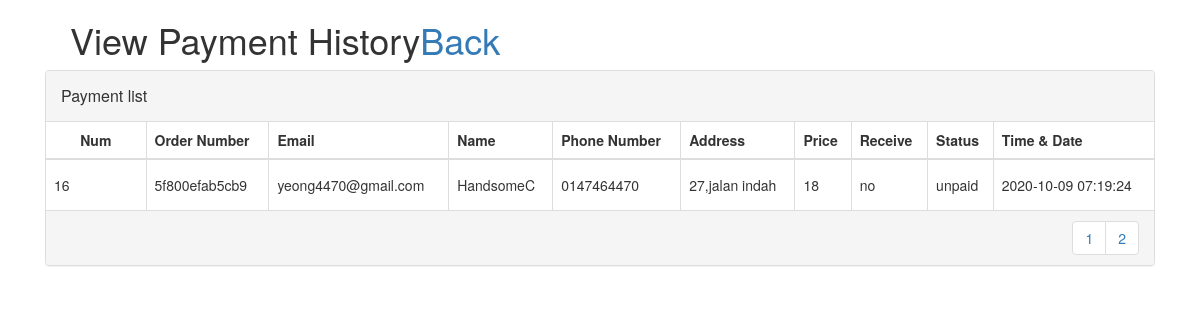
Screenshot of /Superadmin/viewPayhistory.php?page=2 with the database file from the repository.
### tables this page shows
CREATE TABLE `payment` (
  `id` int(11) NOT NULL,
  `order_id` varchar(255) NOT NULL,
  `email` varchar(255) NOT NULL,
  `Name` varchar(255) NOT NULL,
  `PhoneNo` varchar(255) NOT NULL,
  `Address` varchar(255) NOT NULL,
  `price` int(255) NOT NULL,
  `time_date` timestamp NOT NULL DEFAULT current_timestamp(),
  `payment_way` varchar(255) NOT NULL,
  `status` varchar(255) NOT NULL,
  `receive` varchar(255) NOT NULL
);

### Superadmin/viewPayhistory.php (the view, shortened to what this page needs)
<!DOCTYPE html>
<html>
<head>
    <link href="//maxcdn.bootstrapcdn.com/bootstrap/4.1.1/css/bootstrap.min.css" rel="stylesheet" id="bootstrap-css">
    <link href="//maxcdn.bootstrapcdn.com/bootstrap/3.3.0/css/bootstrap.min.css" rel="stylesheet" id="bootstrap-css">
    <link href="https://cdnjs.cloudflare.com/ajax/libs/font-awesome/4.4.0/css/font-awesome.min.css" rel='stylesheet' type='text/css'>
    <link href="../css/table.css" rel='stylesheet' type='text/css'>
</head>
<?php
require('../database/mysql.php');
$results_per_page = 6;
$sql='SELECT * FROM payment';
$result = mysqli_query($conn, $sql);
$number_of_results = mysqli_num_rows($result);
$number_of_pages = ceil($number_of_results/$results_per_page);
if (!isset($_GET['page'])) {
  $page = 1;
} else {
  $page = $_GET['page'];
}
$this_page_first_result = ($page-1)*$results_per_page;
$sql='SELECT * FROM payment LIMIT ' . $this_page_first_result . ',' .  $results_per_page;
$result = mysqli_query($conn, $sql);
?>
<div class="container">
    <div class="row">
    <h1> &nbsp;&nbsp;&nbsp;&nbsp;View Payment History</h1>
    <h1 style=" text-align: right;"><a href="view.php"  >Back</a></h1>
        <div class="col-md-12 col-md-offset-0">
            <div class="panel panel-default panel-table">
              <div class="panel-heading">
                <div class="row">
                  <div class="col col-xs-6">
                    <h3 class="panel-title">Payment list</h3>
                  </div>
                  <div class="col col-xs-6 text-right">
                  </div>
                </div>
              </div>
              <div class="panel-body">
                <table class="table  table-bordered table-list">
                  <thead>
                    <tr>
                        <th>Num</th>
                        <th>Order Number</th>
                        <th>Email</th>
                        <th>Name</th>
                        <th>Phone Number</th>
                        <th>Address</th>
                        <th>Price</th>
                        <th>Receive</th>
                        <th>Status</th>
                        <th>Time & Date</th>
                    </tr>
                  </thead>
                  <tbody>
                          <tr>
                          <?php
                   while($row = mysqli_fetch_array($result)) {
                          ?>
                            <td><?php echo $row['id'];?></td>
                            <td><?php echo $row['order_id'];?></td>
                            <td><?php echo $row['email'];?></td>
                            <td><?php echo $row['Name'];?></td>
                            <td><?php echo $row['PhoneNo'];?></td>
                            <td><?php echo $row['Address'];?></td>
                            <td><?php echo $row['price'];?></td>
                            <td><?php echo $row['receive'];?></td>
                            <td><?php echo $row['status'];?></td>
                            <td><?php echo $row['time_date'];?></td>
                        </tr>
                          <?php
                            }
                          ?>
                        </tbody>
                </table>
              </div>
              <div class="panel-footer">
                <div class="row">
                  <div class="col col-xs-4">
                  </div>
                  <div class="col col-xs-8">
                    <ul class="pagination hidden-xs pull-right">
                      <?php
                      for ($page=1;$page<=$number_of_pages;$page++) {
                        echo ' <li><a href="viewPayhistory.php?page=' . $page . '">' . $page . '</a> </li> ';}
                        ?>
                    </ul>
                  </div>
                </div>
              </div>
</div></div></div>
</html>

### css/table.css (style rules this page uses)
.panel-table .panel-body { padding:0; }
.panel-table .panel-body .table-bordered { border-style: none; margin:0; }
.panel-table .panel-body .table-bordered > thead > tr > th:first-of-type { text-align:center; width: 100px; }
.panel-table .panel-body .table-bordered > thead > tr > th:last-of-type, .panel-table .panel-body .table-bordered > tbody > tr > td:last-of-type { border-right: 0px; }
.panel-table .panel-body .table-bordered > thead > tr > th:first-of-type, .panel-table .panel-body .table-bordered > tbody > tr > td:first-of-type { border-left: 0px; }
.panel-table .panel-body .table-bordered > tbody > tr:first-of-type > td { border-bottom: 0px; }
.panel-table .panel-body .table-bordered > thead > tr:first-of-type > th { border-top: 0px; }
.panel-table .panel-footer .pagination { margin:0; }
.panel-table .panel-footer .col { line-height: 34px; height: 34px; }
.panel-table .panel-heading .col h3 { line-height: 30px; height: 30px; }
.panel-table .panel-body .table-bordered > tbody > tr > td { line-height: 34px; }

### rows the page displays
payment: id "16", order "5f800efab5cb9", email "yeong4470@gmail.com", Name "HandsomeC", PhoneNo "0147464470", Address "27,jalan indah", price "18", receive "no", status "unpaid", time_date "2020-10-09 07:19:24"
